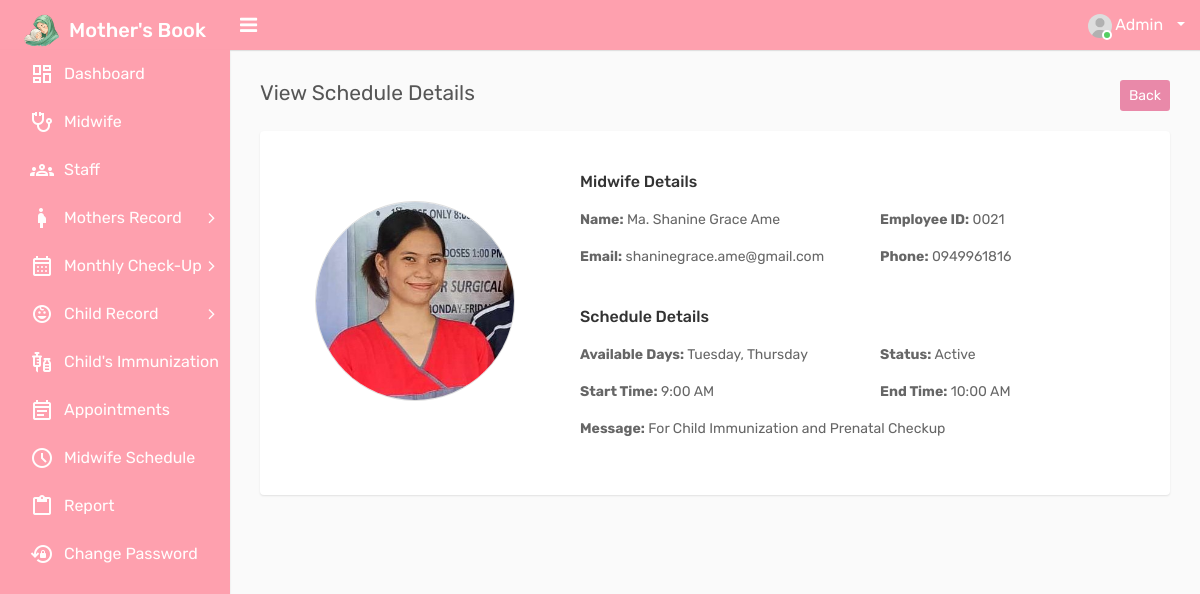
The app's page /login/system/view-schedule.php?id=6 (signed in) with its own data.
### tables this page shows
CREATE TABLE `tbl_schedule` (
  `id` int(11) NOT NULL,
  `doctor_name` varchar(250) NOT NULL,
  `available_days` text NOT NULL,
  `start_time` varchar(250) NOT NULL,
  `end_time` varchar(250) NOT NULL,
  `message` text NOT NULL,
  `status` tinyint(4) NOT NULL COMMENT '1=Active, 0=Inactive',
  `created_at` timestamp NOT NULL DEFAULT current_timestamp() ON UPDATE current_timestamp()
);

CREATE TABLE `tbl_employee` (
  `id` int(11) NOT NULL,
  `first_name` varchar(250) NOT NULL,
  `last_name` varchar(250) NOT NULL,
  `username` varchar(250) NOT NULL,
  `emailid` varchar(250) NOT NULL,
  `password` varchar(255) NOT NULL,
  `new_password` varchar(255) NOT NULL,
  `confirm_password` varchar(255) NOT NULL,
  `dob` varchar(50) NOT NULL,
  `gender` varchar(10) NOT NULL,
  `address` text NOT NULL,
  `bio` text NOT NULL,
  `employee_id` varchar(250) NOT NULL,
  `joining_date` varchar(250) NOT NULL,
  `phone` varchar(10) NOT NULL,
  `role` varchar(50) NOT NULL COMMENT '1=Admin, 2=Midwife, 3=Staff',
  `status` tinyint(4) NOT NULL COMMENT '1=Active, 0=Inactive',
  `created_at` timestamp NOT NULL DEFAULT current_timestamp() ON UPDATE current_timestamp(),
  `pic` varchar(255) NOT NULL
);

### login/system/view-schedule.php (the view, shortened to what this page needs)
<?php
include('header.php');
include('includes/connection.php');
    $id = $_GET['id'];
        $fetch_query = mysqli_query($connection, "
            SELECT
                s.*,
                e.first_name,
                e.last_name,
                e.emailid,
                e.phone,
                e.address,
                e.bio,
                e.employee_id,
                e.joining_date,
                e.pic
            FROM tbl_schedule AS s
            JOIN tbl_employee AS e ON s.doctor_name = CONCAT(e.first_name, ' ', e.last_name)
            WHERE s.id='$id'
        ");
    $row = mysqli_fetch_array($fetch_query);
?>
<div class="page-wrapper">
    <div class="content">
        <div class="row">
            <div class="col-sm-6">
                <h4 class="page-title">View Schedule Details</h4>
            </div>
            <div class="col-sm-6 text-right m-b-20">
                <a href="schedule.php" class="btn btn-primary btn-sm float-right">Back</a>
            </div>
        </div>
        <div class="row">
            <div class="col-lg-12">
                <div class="card">
                    <div class="card-body">
                        <div class="row">
                            <div class="col-md-4 text-center mb-4">
                                <div style="width: 200px; height: 200px; border-radius: 50%; overflow: hidden; border: 1px solid #ddd; margin: 50px auto;">
                                    <img src="<?php echo !empty($row['pic']) ? 'assets/img/logo/employee/' . $row['pic'] : 'assets/img/logo/employee/user.jpg'; ?>"
                                         alt="Profile Picture"
                                         class="img-fluid"
                                         style="width: 100%; height: 100%; object-fit: cover;">
                                </div>
                            </div>
                            <div class="col-md-8"><br>
                                <h5 class="card-title">Midwife Details</h4>
                                <div class="row">
                                    <div class="col-md-6">
                                        <p><strong>Name:</strong> <?php echo ($row['first_name'] . ' ' . $row['last_name']); ?></p>
                                    </div>
                                    <div class="col-md-6">
                                        <p><strong>Employee ID:</strong> <?php echo ($row['employee_id']); ?></p>
                                    </div>
                                </div>
                                <div class="row">
                                    <div class="col-md-6">
                                        <p><strong>Email:</strong> <?php echo ($row['emailid']); ?></p>
                                    </div>
                                    <div class="col-md-6">
                                        <p><strong>Phone:</strong> <?php echo ($row['phone']); ?></p>
                                    </div>
                                </div>
                        <h4 class="card-title mt-4">Schedule Details</h4>
                        <div class="row">
                            <div class="col-md-6">
                                <p><strong>Available Days:</strong> <?php echo ($row['available_days']); ?></p>
                            </div>
                            <div class="col-md-6">
                                <p><strong>Status:</strong> <?php echo $row['status'] == 1 ? 'Active' : 'Inactive'; ?></p>
                            </div>
                        </div>
                        <div class="row">
                            <div class="col-md-6">
                                <p><strong>Start Time:</strong> <?php echo ($row['start_time']); ?></p>
                            </div>
                            <div class="col-md-6">
                                <p><strong>End Time:</strong> <?php echo ($row['end_time']); ?></p>
                            </div>
                        </div>
                        <div class="row">
                            <div class="col-md-12">
                                <p><strong>Message:</strong> <?php echo ($row['message']); ?></p>
                            </div>
                        </div>
                            </div>
                        </div>
                    </div>
                </div>
            </div>
        </div>
    </div>
</div>
<?php
include('footer.php');
?>

### records on screen
tbl_schedule: tbl_employee.pic (picture), tbl_employee.first_name "Ma. Shanine Grace", tbl_employee.last_name "Ame", tbl_employee.employee_id "0021", tbl_employee.emailid "shaninegrace.ame@gmail.com", tbl_employee.phone "0949961816", available_days "Tuesday, Thursday", start_time "9:00 AM", end_time "10:00 AM", message "For Child Immunization and Prenatal Checkup"
